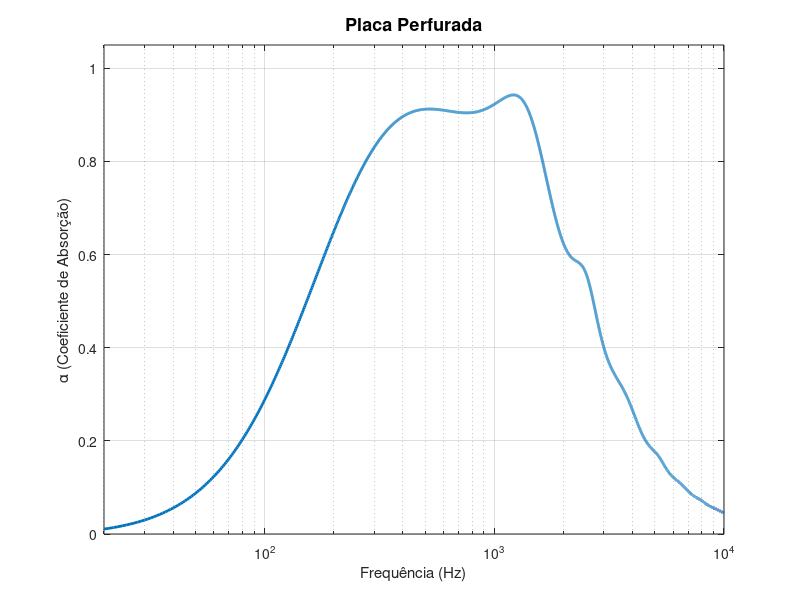

This chart was generated by the following MATLAB code:
% PLACA PERFURADA
clear; close all; clc;

function [Zc, kc]=DB(f,rho0,c0,sigma)
% Impedância característica do material
Zc = (rho0 * c0).* ( (1 + 9.08 .* ((1e3.*f)./sigma).^(-0.75)) - 1j * 11.9 .* ((1e3.*f)./sigma).^(-0.73) );

k0 = (2*pi.*f)./c0;
% Número de onda característico:
kc = k0.* ( (1 + 10.8.*((1e3.*f)./sigma).^(-0.70)) - 1j * (10.3 .* ((1e3.*f)./sigma).^(-0.59)) );
end

% FREQUENCIAS 
f_i = 20; % [Hz]Frequencia inicial
f_f = 10000; % [Hz] Frequencia final

f_s = (f_f - f_i);
f = linspace(f_i,f_f,f_s); % [Hz] Vetor de frequencia linear
omega = 2*pi*f; % [rad/s] Vetor de frequencia angular

% PROPRIEDADES AR
rho0 = 1.21; % [kg/m^3] densidade do ar
c0 = 343; % [m/s] velocidade do som no ar
k0 = omega/c0; % [rad/m] numero de onda
viscos = 1.84e-5; % [Pa.s] Viscosidade do ar (usado em denssup)


%PROPRIEDADES DO ABSORVEDOR
%POROSO
sigma = 20000; % [Ns/m^4] Resistividade ao fluxo do material poroso
d = 6e-2; % [m] Espessura do material poroso

D = .12; % [m] comprimento total da cavidade do absorvedor
%PLACA
a = 0.0025; % [m] raio do furo da placa
b = 0.014; % [m] espaçamento entre os furos 
l = 0.001; % [m] espessura da placa perfurada 
lc = l + 1.7*a; % [m] comprimento corrigido (impedância de radiação)
psi = (pi*(a*2)^2)/(4*b^2); % razão de perfuração da placa
denssup = rho0.*(1/psi).*(lc+(((8*viscos./omega).*(1+(l/2*a))).^0.5)); % densidade superficial


[Zc, kc] = DB(f, rho0, c0, sigma);
Zpp = 1j.*omega.*denssup;
Zsar =  (-1j * rho0 * c0) ./ (tan(k0 .* (D-d)));
Zsi = ((-1j .* Zc .* Zsar ./ tan(kc.*d)) + Zc.^2) ./ (Zsar - ((1j .* Zc) ./ tan(kc.*d)));
Zs = Zpp + Zsi;

% Coeficiente de absorção alpha                   
reflex = (Zs - (rho0*c0)) ./ (Zs + (rho0*c0)); % Coeficiente de reflexão
alpha = 1 - (abs(reflex).^2);


semilogx(f, alpha, 'LineWidth', 2);
title('Placa Perfurada','FontSize', 13');
%subtitle(sprintf('\\sigma = %.0f N·s/m^4 | d_por = %.3f m | d_mem = %.4f m' , sigma, d, dm),'FontSize', 11)
% Configurações finais do gráfico
set(gca, 'XScale', 'log')
set(gca, 'TickLabelInterpreter', 'tex') 
xlabel('Frequência (Hz)')
ylabel('\alpha (Coeficiente de Absorção)')
grid on
axis([f(1), f(end), 0, 1.05])